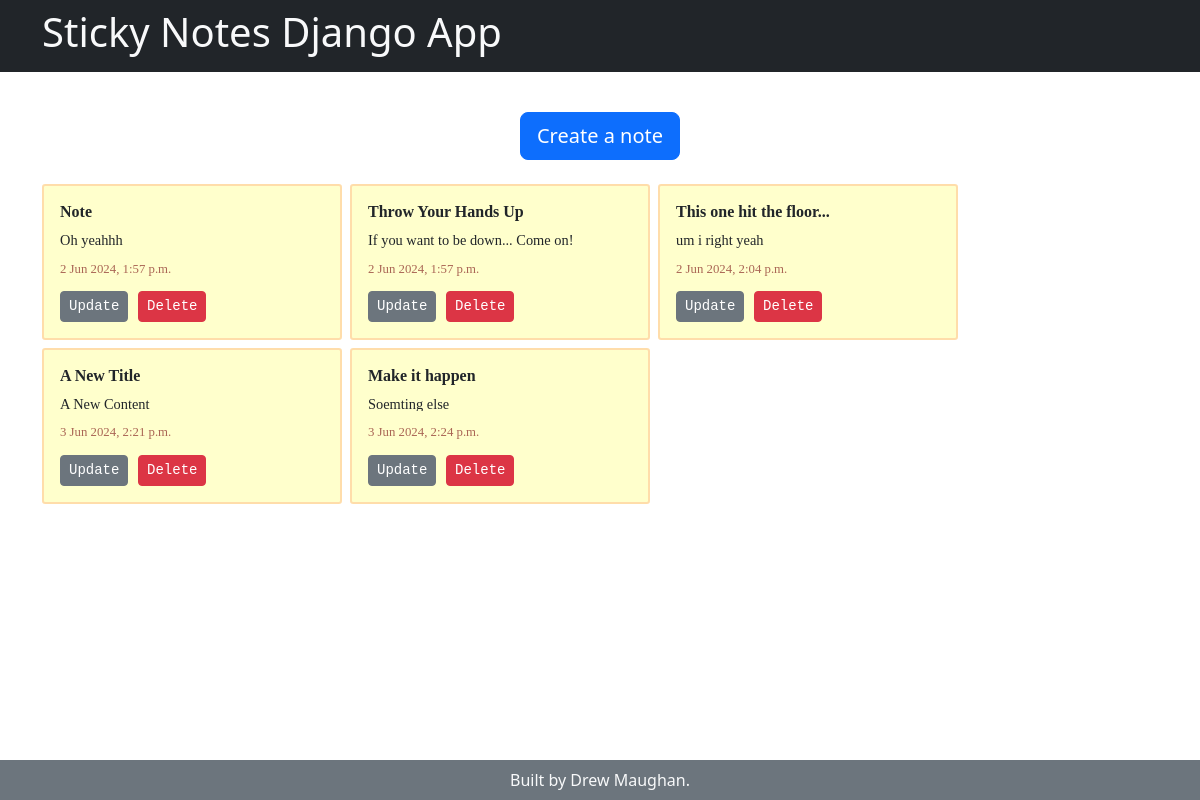
The app's page /, older data.
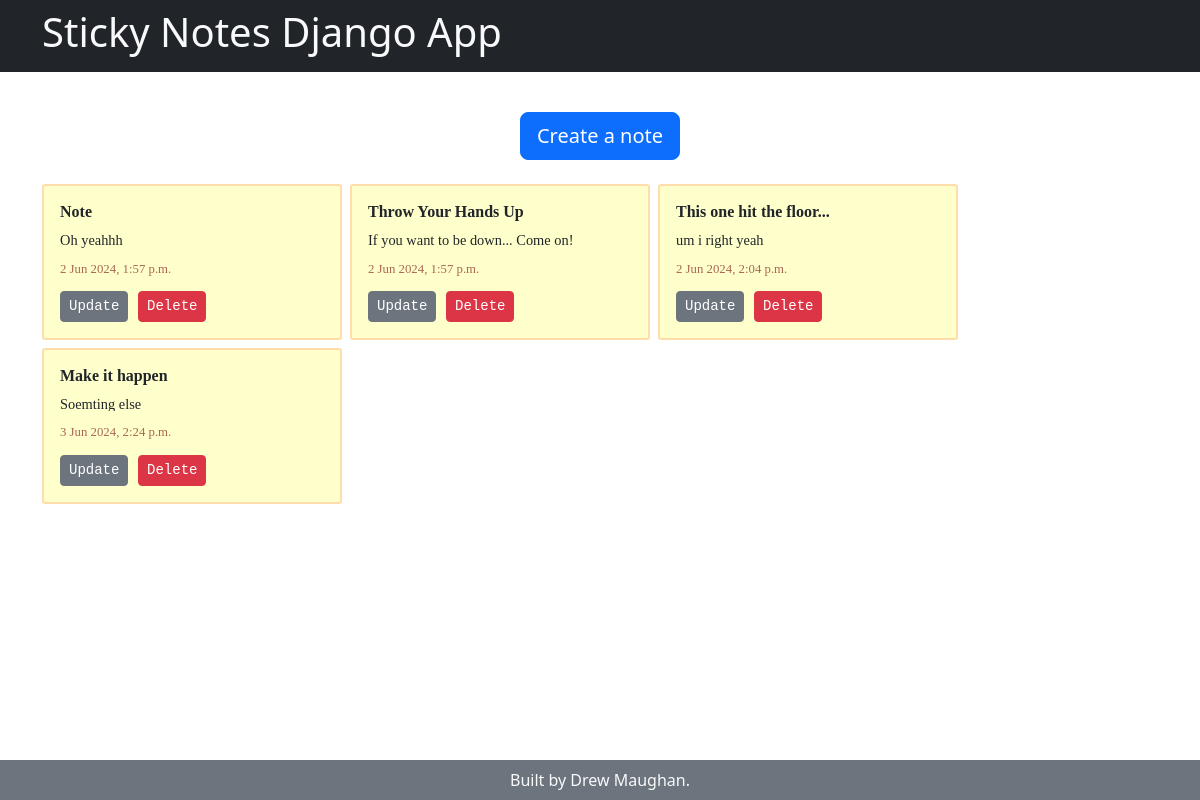
The same page, newer data.
### notes_app/models.py (models this page shows)
class StickyNote(models.Model):
    title = models.CharField(max_length=80)
    content = models.TextField()
    created_at = models.DateTimeField(auto_now_add=True)
    updated_at = models.DateTimeField(auto_now_add=True)

### notes_app/views.py (the view)
# urls.py: path('', home_view, name='home'),
def home_view(request):
    context = {
        'notes': StickyNote.objects.all()
    }
    return render(request, 'home.html', context)

### notes_app/templates/home.html
{% extends 'base.html' %}
{% block content %}
    <div class="d-flex justify-content-center my-4">
        <a class="btn btn-primary btn-lg" href="{% url 'create_note' %}">Create a note</a>
    </div>
    {% if notes.count %}
    <ul class="d-flex flex-wrap list-unstyled gap-2">
        {% for note in notes %}
        <li class="sticky-note">
            {% include 'sticky_note.html' with note=note %}
        </li>
        {% endfor %}
    </ul>
    {% else %}
        <p class="p-5 text-center text-secondary">
            <em>There are no sticky notes.</em>
        </p>
    {% endif %}
{% endblock %}

### notes_app/templates/sticky_note.html
<h3 class="title">{{ note.title }}</h3>
<span class="content">{{ note.content }}</span>
<span class="date">{{ note.updated_at }}</span>
<div class="buttons">
    <a href="{% url 'update_note' note_id=note.pk %}" class="btn btn-secondary btn-sm">Update</a>
    <a href="{% url 'delete_note' note_id=note.pk %}" class="btn btn-danger btn-sm">Delete</a>
</div>

Row changes from the older to the newer data that the page shows:
removed StickyNote: title "A New Title", content "A New Content", updated_at "3 Jun 2024, 2:21 p.m."
